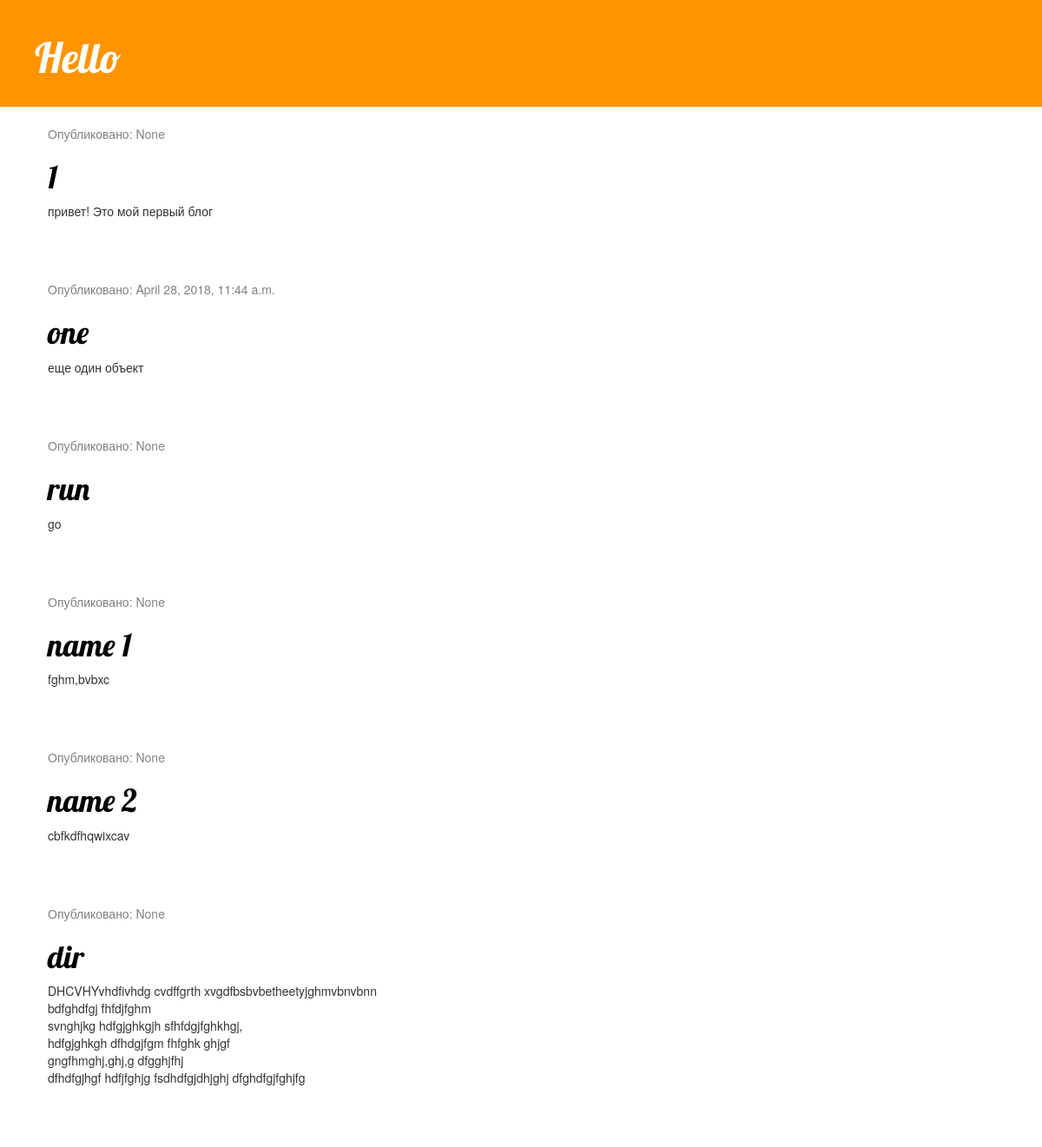
The page / on the database its author committed.
### app/models.py (models this page shows, shortened)
class Post(models.Model):
    author = models.ForeignKey('auth.User', on_delete=models.CASCADE)
    title = models.CharField(max_length=200)
    text = models.TextField()
    created_date = models.DateTimeField(
            default=timezone.now)
    published_date = models.DateTimeField(
            blank=True, null=True)

### app/views.py (the view)
# urls.py: url(r'^$', views.post_list, name= "Post_list"),
def post_list(request):
    posts = Post.objects.filter(created_date__lte = timezone.now()).order_by
    return render(request, "app/post_list.html", {"posts":posts})

### app/templates/app/post_list.html
{% extends 'app/base.html' %}
{% block content %}
            {% for post in posts %}
                <div class="post">
                    <div class="date">
                        <p>Опубликовано: {{ post.published_date }}</p>
                    </div>
                    <h1><a href="{% url 'post_detail' pk=post.pk %}">{{ post.title }}</a></h1>
                    <p>{{ post.text|linebreaksbr }}</p>
                </div>
            {% endfor %}
      {% endblock %}

### app/templates/app/base.html (shortened to what this page needs)
{% load static %}
<!DOCTYPE html>
<html lang="en">
<head> <link rel="stylesheet" href="//maxcdn.bootstrapcdn.com/bootstrap/3.2.0/css/bootstrap.min.css">
<link rel="stylesheet" href="//maxcdn.bootstrapcdn.com/bootstrap/3.2.0/css/bootstrap-theme.min.css">
    <link rel="stylesheet" href="{% static "css/main.css" %}">
</head>
<body>
<div class="page-header">
    <h1>
        <a href="/">Hello</a>
    </h1>
</div>
<div class="content container">
    <div class="row">
        <div class="col-md-8">
            {% block content %}
            {% endblock%}
        </div>
    </div>
</div>
</body>
</html>

### static/css/main.css (style rules this page uses)
.page-header { background-color: #ff9400; margin-top: 0; padding: 20px 20px 20px 40px; }
.page-header h1, .page-header h1 a, .page-header h1 a:visited, .page-header h1 a:active { color: #ffffff; font-size: 36pt; text-decoration: none; }
.content { margin-left: 40px; }
h1, h2, h3, h4 { font-family: 'Lobster', cursive; }
.date { color: #828282; }
.post { margin-bottom: 70px; }
.post h1 a, .post h1 a:visited { color: #000000; }

### rows shown on the page
Post: published_date "None", title "1", text "привет! Это мой первый блог"
Post: published_date "April 28, 2018, 11:44 a.m.", title "one", text "еще один объект"
Post: published_date "None", title "run", text "go"
Post: published_date "None", title "name 1", text "fghm,bvbxc"
Post: published_date "None", title "name 2", text "cbfkdfhqwixcav"
Post: published_date "None", title "dir", text "DHCVHYvhdfivhdg cvdffgrth xvgdfbsbvbetheetyjghmvbnvbnn bdfghdfgj fhfdjfghm svnghjkg hdfgjghkgjh sfhfdgjfghkhgj, hdfgjghkgh dfhdgjfgm fhfghk ghjgf gngfhmghj,ghj,g dfgghjfhj dfhdfgjhgf hdfjfghjg fsdhdfgjdhjghj dfghdfgjfghjfg"
